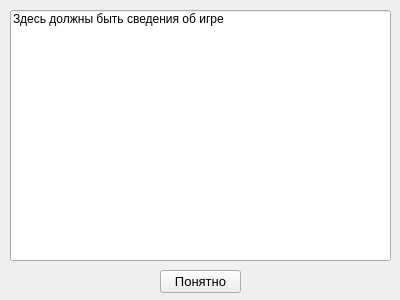
<?xml version="1.0" encoding="UTF-8"?>
<ui version="4.0">
 <class>LoseWinDia</class>
 <widget class="QWidget" name="LoseWinDia">
  <property name="geometry">
   <rect>
    <x>0</x>
    <y>0</y>
    <width>400</width>
    <height>300</height>
   </rect>
  </property>
  <property name="windowTitle">
   <string>Form</string>
  </property>
  <widget class="QLineEdit" name="lineEdit">
   <property name="geometry">
    <rect>
     <x>10</x>
     <y>10</y>
     <width>381</width>
     <height>251</height>
    </rect>
   </property>
   <property name="text">
    <string>Здесь должны быть сведения об игре</string>
   </property>
   <property name="alignment">
    <set>Qt::AlignLeading|Qt::AlignLeft|Qt::AlignTop</set>
   </property>
   <property name="readOnly">
    <bool>true</bool>
   </property>
  </widget>
  <widget class="QPushButton" name="pushButton">
   <property name="geometry">
    <rect>
     <x>160</x>
     <y>270</y>
     <width>81</width>
     <height>23</height>
    </rect>
   </property>
   <property name="font">
    <font>
     <pointsize>10</pointsize>
    </font>
   </property>
   <property name="text">
    <string>Понятно</string>
   </property>
  </widget>
 </widget>
 <resources/>
 <connections/>
</ui>
